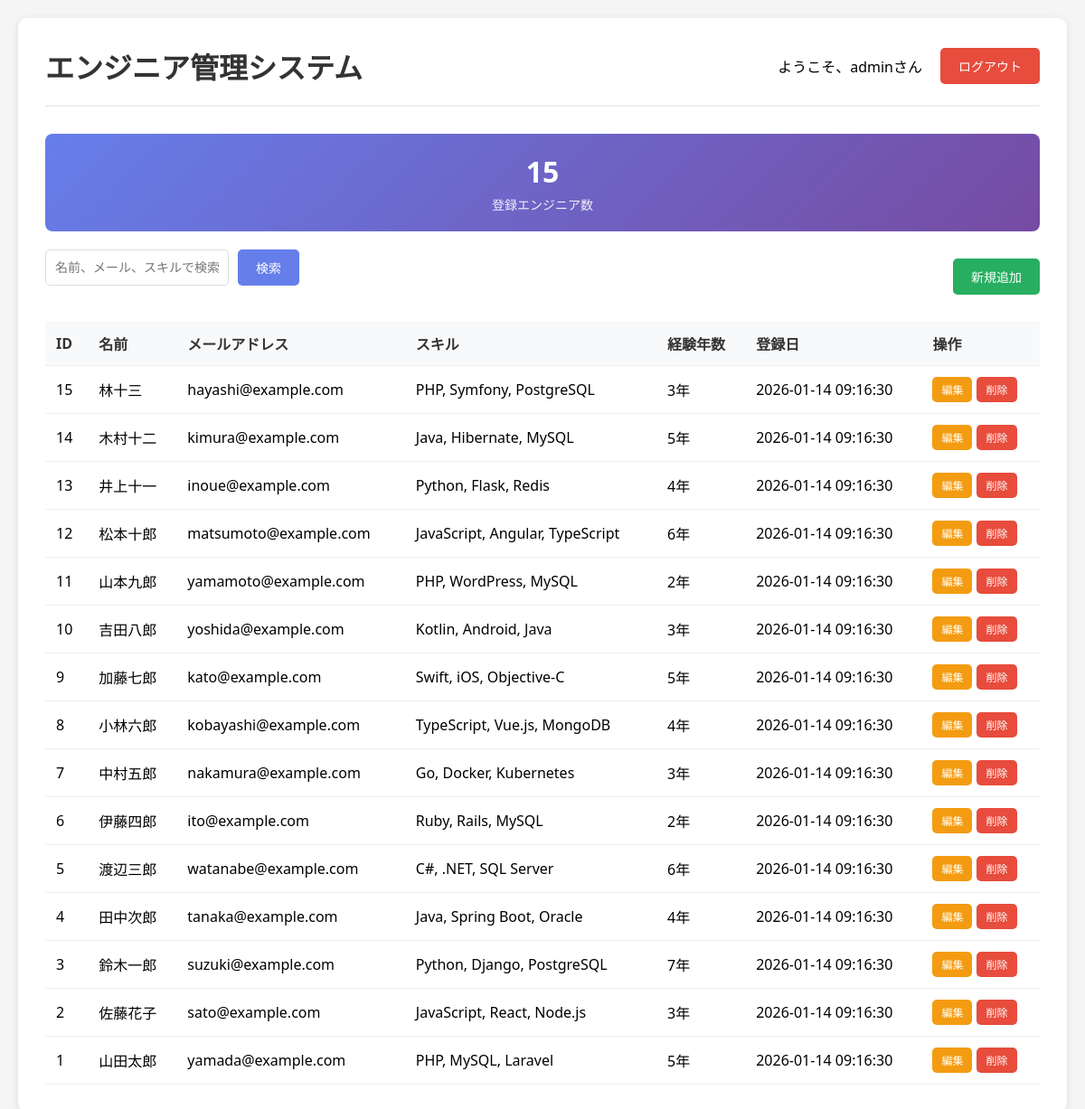
Page /index.php (signed in) on the committed database.
### tables this page shows
CREATE TABLE IF NOT EXISTS engineers (
    id INT AUTO_INCREMENT PRIMARY KEY,
    name VARCHAR(100) NOT NULL,
    email VARCHAR(100) NOT NULL,
    skill VARCHAR(200) NOT NULL,
    experience_years INT DEFAULT 0,
    created_at DATETIME NOT NULL,
    INDEX idx_name (name),
    INDEX idx_email (email),
    INDEX idx_skill (skill)
);

### index.php (the view, shortened to what this page needs)
<?php
$pdo = getDBConnection();
$search = $_GET['search'] ?? '';
$where = '';
$params = [];
$sql = "SELECT * FROM engineers " . $where . " ORDER BY id DESC";
$stmt = $pdo->prepare($sql);
$stmt->execute($params);
$engineers = $stmt->fetchAll();
?>
<!DOCTYPE html>
<html lang="ja">
<head>
</head>
<body>
    <div class="container">
        <div class="header">
            <h1>エンジニア管理システム</h1>
            <div class="user-info">
                <span>ようこそ、<?php echo htmlspecialchars($_SESSION['username']); ?>さん</span>
                <a href="logout.php" class="btn btn-danger">ログアウト</a>
            </div>
        </div>
        <div class="stats">
            <div class="stat-card">
                <h3><?php echo count($engineers); ?></h3>
                <p>登録エンジニア数</p>
            </div>
        </div>
        <div style="display: flex; justify-content: space-between; align-items: center; margin-bottom: 20px;">
            <form method="GET" action="" class="search-form">
                <input type="text" name="search" placeholder="名前、メール、スキルで検索..." value="<?php echo htmlspecialchars($search); ?>">
                <button type="submit" class="btn btn-primary">検索</button>
            </form>
            <a href="create.php" class="btn btn-success">新規追加</a>
        </div>
        <table>
            <thead>
                <tr>
                    <th>ID</th>
                    <th>名前</th>
                    <th>メールアドレス</th>
                    <th>スキル</th>
                    <th>経験年数</th>
                    <th>登録日</th>
                    <th>操作</th>
                </tr>
            </thead>
            <tbody>
                <?php if (empty($engineers)): ?>
                    <tr>
                        <td colspan="7" class="no-data">データがありません</td>
                    </tr>
                <?php else: ?>
                    <?php foreach ($engineers as $engineer): ?>
                        <tr>
                            <td><?php echo htmlspecialchars($engineer['id']); ?></td>
                            <td><?php echo htmlspecialchars($engineer['name']); ?></td>
                            <td><?php echo htmlspecialchars($engineer['email']); ?></td>
                            <td><?php echo htmlspecialchars($engineer['skill']); ?></td>
                            <td><?php echo htmlspecialchars($engineer['experience_years']); ?>年</td>
                            <td><?php echo htmlspecialchars($engineer['created_at']); ?></td>
                            <td>
                                <div class="actions">
                                    <a href="edit.php?id=<?php echo $engineer['id']; ?>" class="btn btn-warning btn-sm">編集</a>
                                    <a href="delete.php?id=<?php echo $engineer['id']; ?>" class="btn btn-danger btn-sm" onclick="return confirm('本当に削除しますか？')">削除</a>
                                </div>
                            </td>
                        </tr>
                    <?php endforeach; ?>
                <?php endif; ?>
            </tbody>
        </table>
    </div>
</body>
</html>

### index.php (style rules this page uses)
* { margin: 0; padding: 0; box-sizing: border-box; }
body { font-family: 'Segoe UI', Tahoma, Geneva, Verdana, sans-serif; background: #f5f5f5; padding: 20px; }
.container { max-width: 1200px; margin: 0 auto; background: white; padding: 30px; border-radius: 10px; box-shadow: 0 2px 10px rgba(0,0,0,0.1); }
.header { display: flex; justify-content: space-between; align-items: center; margin-bottom: 30px; padding-bottom: 20px; border-bottom: 2px solid #eee; }
h1 { color: #333; }
.user-info { display: flex; align-items: center; gap: 20px; }
.btn { padding: 10px 20px; border: none; border-radius: 5px; cursor: pointer; text-decoration: none; display: inline-block; font-size: 14px; transition: all 0.3s; }
.btn-primary { background: #667eea; color: white; }
.btn-danger { background: #e74c3c; color: white; }
.btn-success { background: #27ae60; color: white; }
.btn-warning { background: #f39c12; color: white; }
.search-form { margin-bottom: 20px; display: flex; gap: 10px; }
.search-form input { flex: 1; padding: 10px; border: 1px solid #ddd; border-radius: 5px; font-size: 14px; }
.search-form button { padding: 10px 20px; }
table { width: 100%; border-collapse: collapse; margin-top: 20px; }
th, td { padding: 12px; text-align: left; border-bottom: 1px solid #eee; }
th { background: #f8f9fa; font-weight: 600; color: #333; }
.actions { display: flex; gap: 5px; }
.btn-sm { padding: 5px 10px; font-size: 12px; }
.stats { display: flex; gap: 20px; margin-bottom: 20px; }
.stat-card { flex: 1; background: linear-gradient(135deg, #667eea 0%, #764ba2 100%); color: white; padding: 20px; border-radius: 8px; text-align: center; }
.stat-card h3 { font-size: 32px; margin-bottom: 5px; }
.stat-card p { font-size: 14px; opacity: 0.9; }

### rows in the picture
engineers: id "15", name "林十三", email "hayashi@example.com", skill "PHP, Symfony, PostgreSQL", experience_years "3", created_at "2026-01-14 09:16:30"
engineers: id "14", name "木村十二", email "kimura@example.com", skill "Java, Hibernate, MySQL", experience_years "5", created_at "2026-01-14 09:16:30"
engineers: id "13", name "井上十一", email "inoue@example.com", skill "Python, Flask, Redis", experience_years "4", created_at "2026-01-14 09:16:30"
engineers: id "12", name "松本十郎", email "matsumoto@example.com", skill "JavaScript, Angular, TypeScript", experience_years "6", created_at "2026-01-14 09:16:30"
engineers: id "11", name "山本九郎", email "yamamoto@example.com", skill "PHP, WordPress, MySQL", experience_years "2", created_at "2026-01-14 09:16:30"
engineers: id "10", name "吉田八郎", email "yoshida@example.com", skill "Kotlin, Android, Java", experience_years "3", created_at "2026-01-14 09:16:30"
engineers: id "9", name "加藤七郎", email "kato@example.com", skill "Swift, iOS, Objective-C", experience_years "5", created_at "2026-01-14 09:16:30"
engineers: id "8", name "小林六郎", email "kobayashi@example.com", skill "TypeScript, Vue.js, MongoDB", experience_years "4", created_at "2026-01-14 09:16:30"
engineers: id "7", name "中村五郎", email "nakamura@example.com", skill "Go, Docker, Kubernetes", experience_years "3", created_at "2026-01-14 09:16:30"
engineers: id "6", name "伊藤四郎", email "ito@example.com", skill "Ruby, Rails, MySQL", experience_years "2", created_at "2026-01-14 09:16:30"
engineers: id "5", name "渡辺三郎", email "watanabe@example.com", skill "C#, .NET, SQL Server", experience_years "6", created_at "2026-01-14 09:16:30"
engineers: id "4", name "田中次郎", email "tanaka@example.com", skill "Java, Spring Boot, Oracle", experience_years "4", created_at "2026-01-14 09:16:30"
engineers: id "3", name "鈴木一郎", email "suzuki@example.com", skill "Python, Django, PostgreSQL", experience_years "7", created_at "2026-01-14 09:16:30"
engineers: id "2", name "佐藤花子", email "sato@example.com", skill "JavaScript, React, Node.js", experience_years "3", created_at "2026-01-14 09:16:30"
engineers: id "1", name "山田太郎", email "yamada@example.com", skill "PHP, MySQL, Laravel", experience_years "5", created_at "2026-01-14 09:16:30"

### other values in the picture
$_SESSION['username'] "admin"
count($engineers) "15"
